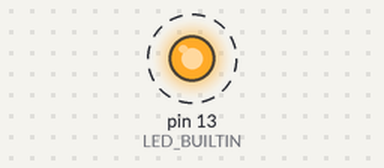
Bench run of a sketch on a simulated Arduino Uno, built with avr-gcc and run on an emulated ATmega328P. On the bench: output pins drawn as LEDs (lit = HIGH). Dashed ring = blinking.

Above: at 0.2 s.
Timing chart, 0 to 3.0 s (numbered marks = the images above):
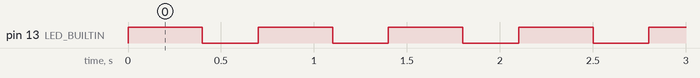

Measured:
- by itself, pin 13 (LED_BUILTIN): alternates HIGH for 0.40 s and LOW for 0.30 s

The sketch:

codigo_parte1.ino
```cpp
void setup() {
  // put your setup code here, to run once:
  pinMode(LED_BUILTIN, 1);
}

void loop() {
  // put your main code here, to run repeatedly:
  digitalWrite(LED_BUILTIN, 1);
  delay(400);
  digitalWrite(LED_BUILTIN, 0);
  delay(300);
}
```
